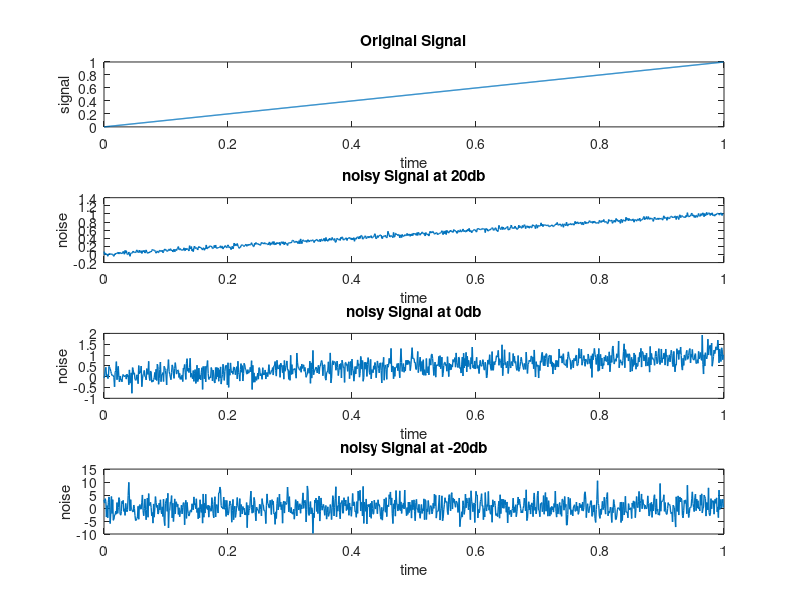

Write MATLAB code to recreate this figure.
clc;
clear all;
close all;

#Parameters
Fs = 1000;            # sampling frequency
T = 1;                #signal duration in 1 sec
t = 0:1/Fs:T-1/Fs;    #time vectorize

# signal generation (ramp signal)
unit_step = t>=0
signal = t.*unit_step;

#Noise generation
SNR_db1 = 20;
noise_power1 = var(signal) / (10^(SNR_db1/10));
noise1 = sqrt(noise_power1) * randn(size(t));

SNR_db2 = 0;
noise_power2 = var(signal) / (10^(SNR_db2/10));
noise2 = sqrt(noise_power2) * randn(size(t));

SNR_db3 = -20;
noise_power3 = var(signal) / (10^(SNR_db3/10));
noise3 = sqrt(noise_power3) * randn(size(t));

# Add noise to the signal
noisy_signal1 = signal + noise1;
noisy_signal2 = signal + noise2;
noisy_signal3 = signal + noise3;

subplot(4,1,1);
plot(t,signal,"Linewidth",1);
title('Original Signal');
xlabel('time');
ylabel('signal');

subplot(4,1,2);
plot(t,noisy_signal1,"Linewidth",1);
title('noisy Signal at 20db');
xlabel('time');
ylabel('noise');

subplot(4,1,3);
plot(t,noisy_signal2,"Linewidth",1);
title('noisy Signal at 0db');
xlabel('time');
ylabel('noise');

subplot(4,1,4);
plot(t,noisy_signal3,"Linewidth",1);
title('noisy Signal at -20db');
xlabel('time');
ylabel('noise');



